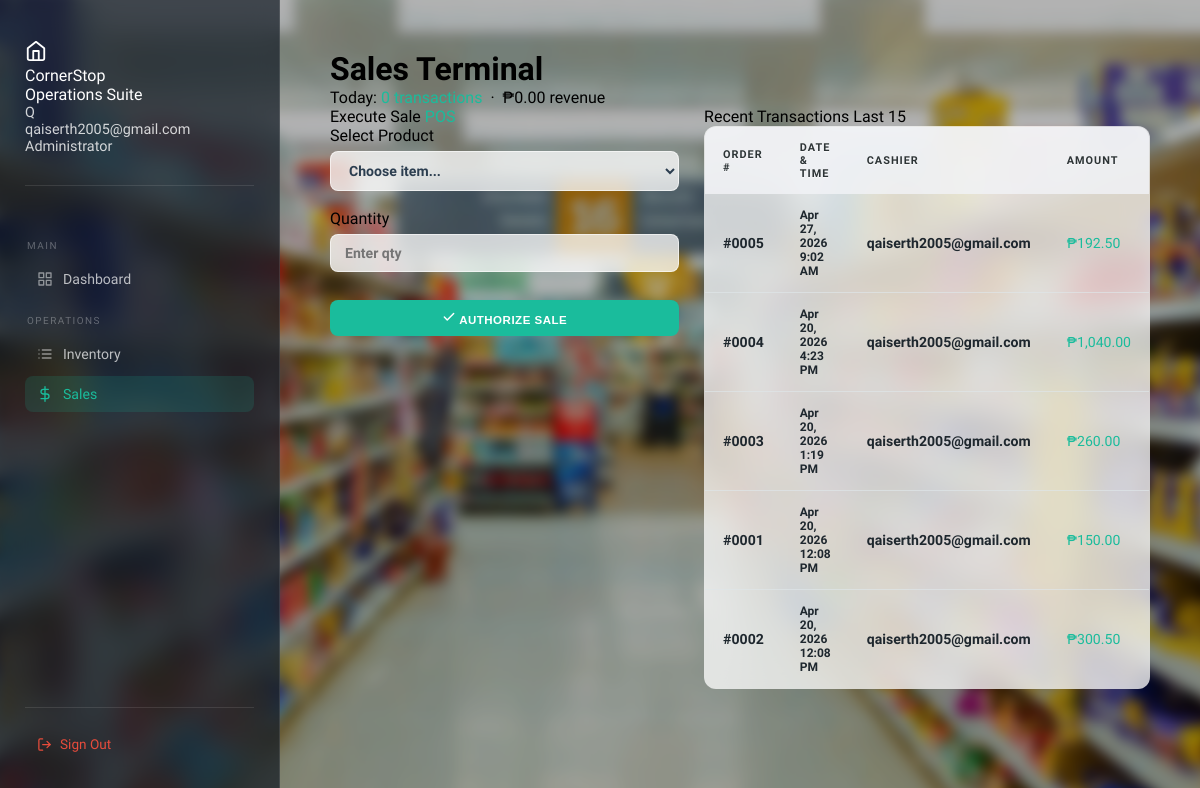
The page /smol_store/sales.php (signed in) on the database its author committed.
### tables this page shows
CREATE TABLE `orders` (
  `order_id` int(11) NOT NULL,
  `user_id` int(11) DEFAULT NULL,
  `order_date` datetime DEFAULT current_timestamp(),
  `total_amount` decimal(10,2) NOT NULL
);

CREATE TABLE `users` (
  `user_id` int(11) NOT NULL,
  `username` varchar(50) NOT NULL,
  `password_hash` varchar(255) NOT NULL,
  `role` enum('admin','cashier') DEFAULT 'admin',
  `email` varchar(180) NOT NULL DEFAULT '',
  `is_verified` tinyint(1) NOT NULL DEFAULT 0,
  `created_at` datetime NOT NULL DEFAULT current_timestamp()
);

### smol_store/sales.php (the view, shortened to what this page needs)
<?php
$conn = new mysqli("localhost", "root", "", "store_tracker");
$recent_orders = $conn->query("
    SELECT
        o.order_id,
        o.total_amount,
        o.order_date,
        u.username
    FROM Orders o
    LEFT JOIN Users u ON o.user_id = u.user_id
    ORDER BY o.order_date DESC
    LIMIT 15
");
$today = $conn->query("
    SELECT
        COUNT(*)               AS tx_count,
        COALESCE(SUM(total_amount), 0) AS today_total
    FROM Orders
    WHERE DATE(order_date) = CURDATE()
")->fetch_assoc();
?>
<!DOCTYPE html>
<html lang="en">
<head>
    <link rel="stylesheet" href="css/style.css">
</head>
<body>
<?php include 'includes/sidebar.php'; ?>
<div class="main">
    <div class="page-header">
        <h1>Sales Terminal</h1>
        <p>Today: <span style="color: var(--accent);"><?php echo $today['tx_count']; ?> transactions</span> &nbsp;·&nbsp; ₱<?php echo number_format($today['today_total'], 2); ?> revenue</p>
    </div>
    <div class="two-col">
        <div class="panel">
            <div class="panel-header">
                <span class="panel-title">Execute Sale</span>
                <span class="panel-badge" style="background: var(--accent-dim); color: var(--accent);">POS</span>
            </div>
            <div class="panel-body">
                <form method="POST">
                    <div class="form-group" style="margin-bottom: 18px;">
                        <label class="form-label">Select Product</label>
                        <select name="product_id" id="product-select" class="form-control" required onchange="updateProductInfo()">
                            <option value="" disabled selected>Choose item...</option>
                        </select>
                    </div>
                    <div class="form-group" style="margin-bottom: 28px;">
                        <label class="form-label">Quantity</label>
                        <input type="number" name="qty" id="qty-input" min="1"
                               class="form-control" placeholder="Enter qty" required
                               oninput="updateTotal()">
                    </div>
                    <button type="submit" name="add_order" class="btn btn-accent" style="width: 100%; justify-content: center;">
                        <svg width="14" height="14" viewBox="0 0 24 24" fill="none" stroke="currentColor" stroke-width="2.5" stroke-linecap="round" stroke-linejoin="round"><polyline points="20 6 9 17 4 12"/></svg>
                        Authorize Sale
                    </button>
                </form>
            </div>
        </div>
        <div class="panel">
            <div class="panel-header">
                <span class="panel-title">Recent Transactions</span>
                <span class="panel-badge">Last 15</span>
            </div>
            <table class="data-table">
                <thead>
                    <tr>
                        <th>Order #</th>
                        <th>Date & Time</th>
                        <th>Cashier</th>
                        <th>Amount</th>
                    </tr>
                </thead>
                <tbody>
                    <?php if ($recent_orders && $recent_orders->num_rows > 0): ?>
                        <?php while ($order = $recent_orders->fetch_assoc()): ?>
                        <tr>
                            <td class="text-muted">#<?php echo str_pad($order['order_id'], 4, '0', STR_PAD_LEFT); ?></td>
                            <td class="text-muted" style="font-size: 0.75rem;">
                                <?php echo date('M j, Y', strtotime($order['order_date'])); ?><br>
                                <span style="color: var(--text-3);"><?php echo date('g:i A', strtotime($order['order_date'])); ?></span>
                            </td>
                            <td><?php echo htmlspecialchars($order['username'] ?? 'system'); ?></td>
                            <td style="color: var(--accent); font-weight: 500;">₱<?php echo number_format($order['total_amount'], 2); ?></td>
                        </tr>
                        <?php endwhile; ?>
                    <?php endif; ?>
                </tbody>
            </table>
        </div>
    </div>
</div>
</body>
</html>

### smol_store/includes/sidebar.php (shortened to what this page needs)
<?php
$current_page = basename($_SERVER['PHP_SELF']);
?>
<aside class="sidebar">
    <div class="sidebar-brand">
        <div class="brand-icon">
            <svg width="22" height="22" viewBox="0 0 24 24" fill="none" stroke="currentColor" stroke-width="2" stroke-linecap="round" stroke-linejoin="round">
                <path d="M3 9l9-7 9 7v11a2 2 0 0 1-2 2H5a2 2 0 0 1-2-2z"/><polyline points="9 22 9 12 15 12 15 22"/>
            </svg>
        </div>
        <div>
            <div class="brand-name">CornerStop</div>
            <div class="brand-sub">Operations Suite</div>
        </div>
    </div>
    <div class="sidebar-user">
        <div class="user-avatar"><?php echo strtoupper(substr($_SESSION['username'], 0, 1)); ?></div>
        <div>
            <div class="user-name"><?php echo htmlspecialchars($_SESSION['username']); ?></div>
            <div class="user-role">Administrator</div>
        </div>
    </div>
    <nav class="sidebar-nav">
        <div class="nav-label">Main</div>
        <a href="dashboard.php" class="nav-item <?php echo ($current_page == 'dashboard.php') ? 'active' : ''; ?>">
            <svg width="16" height="16" viewBox="0 0 24 24" fill="none" stroke="currentColor" stroke-width="2" stroke-linecap="round" stroke-linejoin="round">
                <rect x="3" y="3" width="7" height="7"/><rect x="14" y="3" width="7" height="7"/><rect x="14" y="14" width="7" height="7"/><rect x="3" y="14" width="7" height="7"/>
            </svg>
            <span>Dashboard</span>
        </a>
        <div class="nav-label" style="margin-top: 18px;">Operations</div>
        <a href="inventory.php" class="nav-item <?php echo ($current_page == 'inventory.php') ? 'active' : ''; ?>">
            <span>Inventory</span>
        </a>
        <a href="sales.php" class="nav-item <?php echo ($current_page == 'sales.php') ? 'active' : ''; ?>">
            <svg width="16" height="16" viewBox="0 0 24 24" fill="none" stroke="currentColor" stroke-width="2" stroke-linecap="round" stroke-linejoin="round">
                <line x1="12" y1="1" x2="12" y2="23"/><path d="M17 5H9.5a3.5 3.5 0 0 0 0 7h5a3.5 3.5 0 0 1 0 7H6"/>
            </svg>
            <span>Sales</span>
        </a>
    </nav>
    <div class="sidebar-footer">
        <a href="logout.php" class="logout-btn">
            <svg width="15" height="15" viewBox="0 0 24 24" fill="none" stroke="currentColor" stroke-width="2" stroke-linecap="round" stroke-linejoin="round">
                <path d="M9 21H5a2 2 0 0 1-2-2V5a2 2 0 0 1 2-2h4"/><polyline points="16 17 21 12 16 7"/><line x1="21" y1="12" x2="9" y2="12"/>
            </svg>
            Sign Out
        </a>
    </div>
</aside>

### smol_store/css/style.css (style rules this page uses)
:root { --primary: #2c3e50; --accent: #1abc9c; --warn: #f39c12; --danger: #e74c3c; --glass: rgba(255, 255, 255, 0.70); --glass-dark: rgba(15, 20, 30, 0.55); --glass-border: rgba(255, 255, 255, 0.45); --glass-shadow: 0 8px 32px rgba(0, 0, 0, 0.22); --blur: blur(14px); --sidebar-w: 280px; }
*, *::before, *::after { box-sizing: border-box; margin: 0; padding: 0; }
body { font-family: 'Segoe UI', sans-serif; display: flex; min-height: 100vh; background-color: #2c3e50; position: relative; }
body::before { content: ''; position: fixed; inset: 0; background-image: url('../images/bg.jpeg'); background-attachment: fixed; background-position: center center; background-repeat: no-repeat; background-size: cover; filter: blur(6px) brightness(0.70); transform: scale(1.05); z-index: -1; }
.sidebar { width: var(--sidebar-w); background: rgba(20, 28, 38, 0.72); backdrop-filter: var(--blur); -webkit-backdrop-filter: var(--blur); border-right: 1px solid rgba(255, 255, 255, 0.10); color: #fff; height: 100vh; padding: 40px 25px; position: fixed; top: 0; left: 0; display: flex; flex-direction: column; z-index: 100; }
.sidebar-user { font-size: 0.9rem; color: rgba(255,255,255,0.8); padding-bottom: 30px; border-bottom: 1px solid rgba(255,255,255,0.1); margin-bottom: 30px; }
.sidebar nav { flex: 1; }
.nav-label { font-size: 0.62rem; text-transform: uppercase; letter-spacing: 1.5px; color: rgba(255,255,255,0.3); margin-bottom: 10px; margin-top: 24px; padding-left: 2px; }
.nav-item { display: flex; align-items: center; gap: 10px; color: rgba(255,255,255,0.7); text-decoration: none; padding: 10px 12px; border-radius: 8px; font-size: 0.88rem; margin-bottom: 4px; transition: background 0.2s, color 0.2s; }
.nav-item.active { background: rgba(26, 188, 156, 0.15); color: var(--accent); }
.nav-item svg { opacity: 0.7; flex-shrink: 0; }
.nav-item.active svg { opacity: 1; }
.sidebar-footer { padding-top: 20px; border-top: 1px solid rgba(255,255,255,0.1); }
.logout-btn { display: flex; align-items: center; gap: 8px; color: var(--danger); text-decoration: none; font-size: 0.85rem; padding: 8px 12px; border-radius: 8px; transition: background 0.2s; }
.main { margin-left: var(--sidebar-w); padding: 50px; width: calc(100% - var(--sidebar-w)); min-height: 100vh; }
table { width: 100%; border-collapse: collapse; background: rgba(255, 255, 255, 0.75); backdrop-filter: var(--blur); -webkit-backdrop-filter: var(--blur); border-radius: 12px; overflow: hidden; border: 1px solid var(--glass-border); }
th { background: rgba(241, 242, 246, 0.85); color: #2d3436; text-transform: uppercase; font-size: 0.68rem; letter-spacing: 1px; padding: 14px 18px; text-align: left; font-weight: 800; text-shadow: 0 1px 1px rgba(255,255,255,0.7); }
td { padding: 14px 18px; border-bottom: 1px solid rgba(223, 230, 233, 0.7); color: #1e272e; font-size: 0.88rem; font-weight: 600; vertical-align: middle; }
tr:last-child td { border-bottom: none; }
.form-group { display: flex; flex-direction: column; gap: 6px; }
input, select { padding: 10px 14px; border: 1.5px solid rgba(255,255,255,0.6); border-radius: 8px; font-size: 0.88rem; font-family: 'Segoe UI', sans-serif; font-weight: 600; width: 100%; transition: border-color 0.2s, box-shadow 0.2s; background: rgba(255, 255, 255, 0.75); backdrop-filter: blur(6px); -webkit-backdrop-filter: blur(6px); color: var(--primary); }
.btn { padding: 10px 18px; border: none; border-radius: 8px; cursor: pointer; font-weight: 700; text-transform: uppercase; font-size: 0.72rem; letter-spacing: 0.5px; color: white; transition: opacity 0.2s, transform 0.15s; white-space: nowrap; text-decoration: none; display: inline-block; }
.btn-accent { background: var(--accent); }
.two-col { display: grid; grid-template-columns: 1fr 1fr; gap: 25px; }

### rows shown on the page
orders: order_id "0005", order_date "Apr 27, 2026", order_date "9:02 AM", user.username "qaiserth2005@gmail.com", total_amount "192.50"
orders: order_id "0004", order_date "Apr 20, 2026", order_date "4:23 PM", user.username "qaiserth2005@gmail.com", total_amount "1,040.00"
orders: order_id "0003", order_date "Apr 20, 2026", order_date "1:19 PM", user.username "qaiserth2005@gmail.com", total_amount "260.00"
orders: order_id "0001", order_date "Apr 20, 2026", order_date "12:08 PM", user.username "qaiserth2005@gmail.com", total_amount "150.00"
orders: order_id "0002", order_date "Apr 20, 2026", order_date "12:08 PM", user.username "qaiserth2005@gmail.com", total_amount "300.50"

### other values the page prints
substr($_SESSION['username'], 0, 1) "Q"
$_SESSION['username'] "qaiserth2005@gmail.com"
$today['tx_count'] "0"
$today['today_total'] "0.00"
